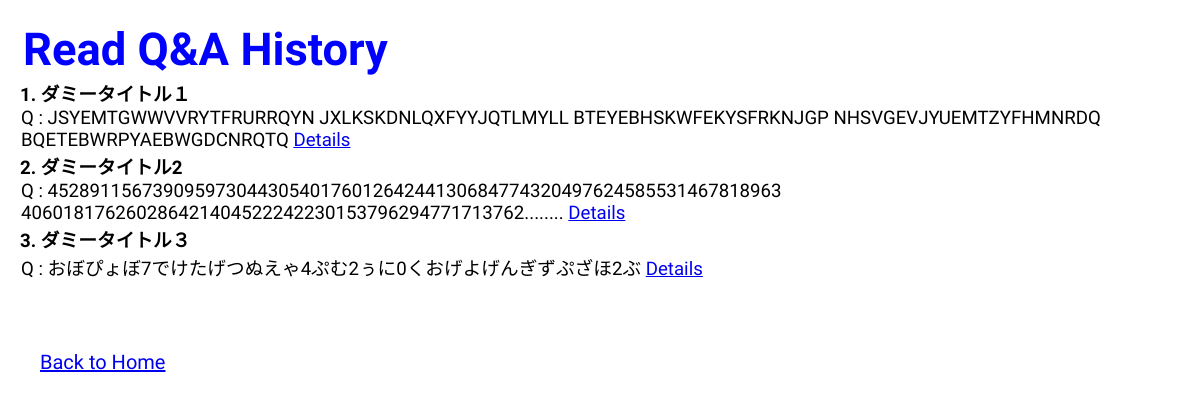
The app's page /read with its own data.
### tables this page shows
CREATE TABLE chat (
        title TEXT,
        my_question TEXT,
        teacher_answer TEXT
    );

### app.py (the view)
@app.route('/read')
def read_chats():
    db.initialize_database()
    chats = db.get_all_chats()
    return render_template('read.html', chats=chats)

### pyproject/connect_db.py (called while the page is built)
def initialize_database():
    conn = sqlite3.connect('chat.db')
    c = conn.cursor()
    c.execute('''CREATE TABLE IF NOT EXISTS chat (
        title TEXT,
        my_question TEXT,
        teacher_answer TEXT
    )''')
    conn.commit()
    conn.close()

def get_all_chats():
    conn = sqlite3.connect('chat.db')
    c = conn.cursor()
    c.execute('SELECT title, my_question, teacher_answer FROM chat')
    chats = c.fetchall()
    conn.close()
    return chats

### templates/read.html (shortened to what this page needs)
{% extends "layout.html" %}
{% block head %}Read Q&A History{% endblock %}
{% block content %}
    {% for chat in chats %}
    <div>
        <h3>{{ loop.index }}.  {{ chat[0] }}</h3>
        <p>
            Q : {{ chat[1][:120] }}{{ '........' if chat[1]|length > 120 else '' }}
            <a href="{{ url_for('show_chat', index=loop.index0) }}">Details</a>
        </p>
    </div>
    {% endfor %}
{% endblock %}
{% block footer %}<a href="{{ url_for('index') }}">Back to Home</a>{% endblock %}

### static/style.css (style rules this page uses)
.container { max-width: 1200px; margin: 0 auto; padding: 20px; }
body { font-family: 'Hina Mincho'; margin: 0px; }
h3 { margin: 0; padding: 0; }
p { font-size: 14pt; margin: 1px; font-family: 'Hina Mincho'; }

### records on screen
chat: title "ダミータイトル１", my_question "JSYEMTGWWVVRYTFRURRQYN JXLKSKDNLQXFYYJQTLMYLL BTEYEBHSKWFEKYSFRKNJGP NHSVGEVJYUEMTZYFHMNRDQ BQETEBWRPYAEBWGDCNRQTQ"
chat: title "ダミータイトル2", my_question "4528911567390959730443054017601264244130684774320497624585531467818963 406018176260286421404522242230153796294771713762", my_question "........"
chat: title "ダミータイトル３", my_question "おぼぴょぼ7でけたげつぬえゃ4ぷむ2ぅに0くおげよげんぎずぷざほ2ぶ"
